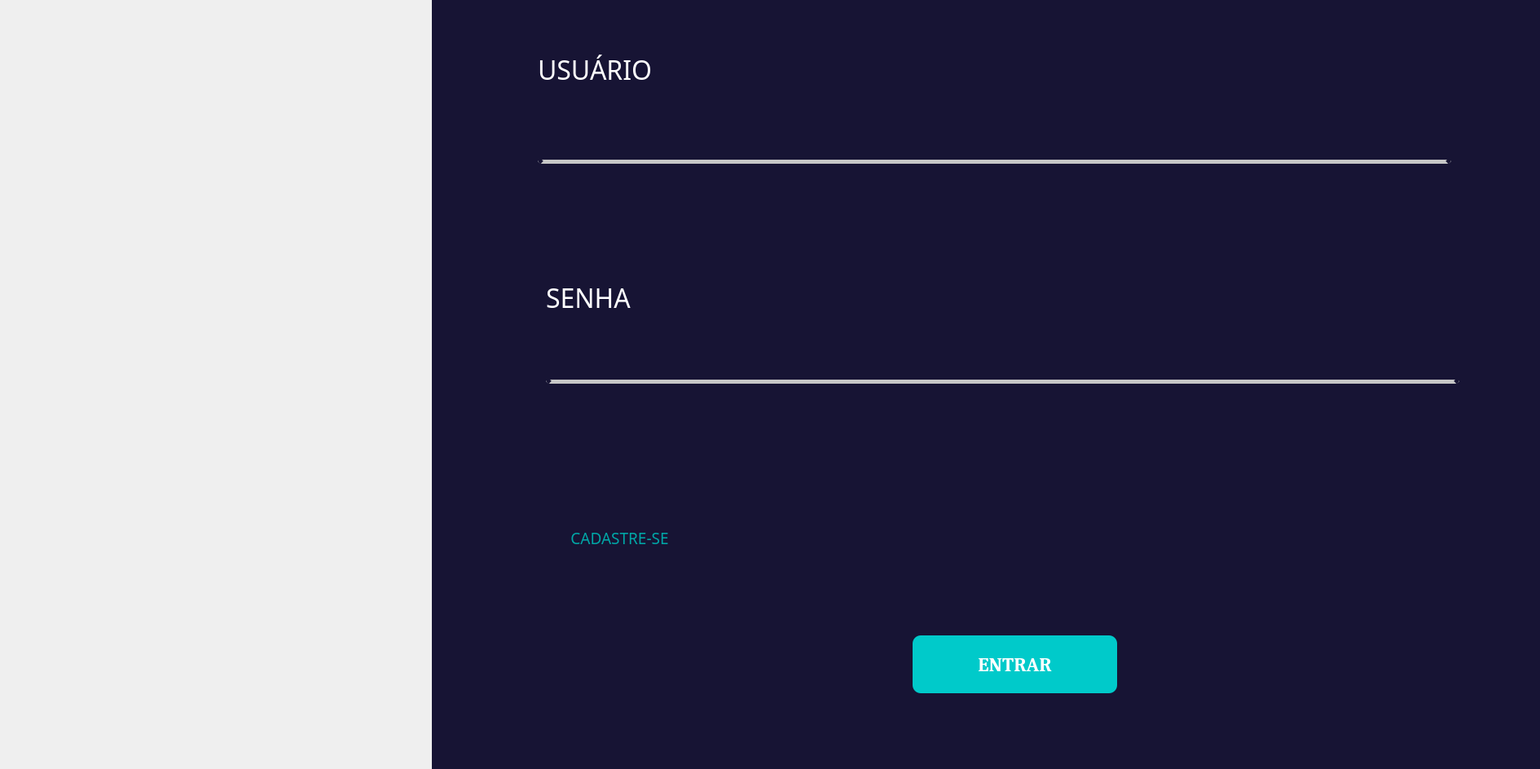
<?xml version="1.0" encoding="UTF-8"?>
<ui version="4.0">
 <class>Form</class>
 <widget class="QWidget" name="Form">
  <property name="geometry">
   <rect>
    <x>0</x>
    <y>0</y>
    <width>1890</width>
    <height>944</height>
   </rect>
  </property>
  <property name="windowTitle">
   <string>Login</string>
  </property>
  <property name="styleSheet">
   <string notr="true">
border-radius: 5px</string>
  </property>
  <widget class="QLabel" name="label">
   <property name="geometry">
    <rect>
     <x>0</x>
     <y>0</y>
     <width>591</width>
     <height>951</height>
    </rect>
   </property>
   <property name="text">
    <string/>
   </property>
   <property name="pixmap">
    <pixmap>img/login.png</pixmap>
   </property>
  </widget>
  <widget class="QFrame" name="frame">
   <property name="geometry">
    <rect>
     <x>530</x>
     <y>-10</y>
     <width>1871</width>
     <height>961</height>
    </rect>
   </property>
   <property name="styleSheet">
    <string notr="true">background-color: rgb(23, 20, 52);</string>
   </property>
   <property name="frameShape">
    <enum>QFrame::StyledPanel</enum>
   </property>
   <property name="frameShadow">
    <enum>QFrame::Raised</enum>
   </property>
   <widget class="QLabel" name="label_2">
    <property name="geometry">
     <rect>
      <x>130</x>
      <y>60</y>
      <width>291</width>
      <height>71</height>
     </rect>
    </property>
    <property name="font">
     <font>
      <family>Candara</family>
      <pointsize>24</pointsize>
     </font>
    </property>
    <property name="styleSheet">
     <string notr="true">color: rgb(255, 255, 255);</string>
    </property>
    <property name="text">
     <string>USUÁRIO</string>
    </property>
   </widget>
   <widget class="QLabel" name="label_3">
    <property name="geometry">
     <rect>
      <x>140</x>
      <y>340</y>
      <width>201</width>
      <height>71</height>
     </rect>
    </property>
    <property name="font">
     <font>
      <family>Candara</family>
      <pointsize>24</pointsize>
     </font>
    </property>
    <property name="styleSheet">
     <string notr="true">color: rgb(255, 255, 255);</string>
    </property>
    <property name="text">
     <string>SENHA</string>
    </property>
   </widget>
   <widget class="QPushButton" name="buttonEntrar">
    <property name="geometry">
     <rect>
      <x>590</x>
      <y>790</y>
      <width>251</width>
      <height>71</height>
     </rect>
    </property>
    <property name="font">
     <font>
      <family>Cambria</family>
      <pointsize>18</pointsize>
      <weight>75</weight>
      <bold>true</bold>
     </font>
    </property>
    <property name="styleSheet">
     <string notr="true">QPushButton{
	background-color: rgb(0, 202, 202);
	border-radius: 10px;
	color: rgb(255, 255, 255);
}
QPushButton:hover{
	background-color: rgb(0, 140, 140);
	color: rgb(255, 255, 255);
}
QPushButton:pressed{
	background-color: rgb(20, 202, 202);
	border-radius: 10px;
	color: rgb(255, 255, 255);
}</string>
    </property>
    <property name="text">
     <string>ENTRAR</string>
    </property>
   </widget>
   <widget class="QPushButton" name="pushButton_2">
    <property name="geometry">
     <rect>
      <x>130</x>
      <y>640</y>
      <width>201</width>
      <height>61</height>
     </rect>
    </property>
    <property name="font">
     <font>
      <family>Candara</family>
      <pointsize>14</pointsize>
     </font>
    </property>
    <property name="styleSheet">
     <string notr="true">color: rgb(0, 166, 166);</string>
    </property>
    <property name="text">
     <string>CADASTRE-SE</string>
    </property>
   </widget>
   <widget class="QLineEdit" name="lineEdit">
    <property name="geometry">
     <rect>
      <x>130</x>
      <y>130</y>
      <width>1121</width>
      <height>81</height>
     </rect>
    </property>
    <property name="font">
     <font>
      <family>Candara</family>
      <pointsize>14</pointsize>
     </font>
    </property>
    <property name="styleSheet">
     <string notr="true">color: rgb(255, 255, 255);
border:5px solid;
border-color: rgb(23, 20, 52);
border-bottom-color: rgb(199, 199, 199);</string>
    </property>
   </widget>
   <widget class="QLineEdit" name="lineEdit_2">
    <property name="geometry">
     <rect>
      <x>140</x>
      <y>420</y>
      <width>1121</width>
      <height>61</height>
     </rect>
    </property>
    <property name="font">
     <font>
      <family>Candara</family>
      <pointsize>14</pointsize>
     </font>
    </property>
    <property name="styleSheet">
     <string notr="true">color: rgb(255, 255, 255);
border:5px solid;
border-color: rgb(23, 20, 52);
border-bottom-color: rgb(199, 199, 199);</string>
    </property>
    <property name="echoMode">
     <enum>QLineEdit::Password</enum>
    </property>
   </widget>
  </widget>
 </widget>
 <resources/>
 <connections/>
</ui>
